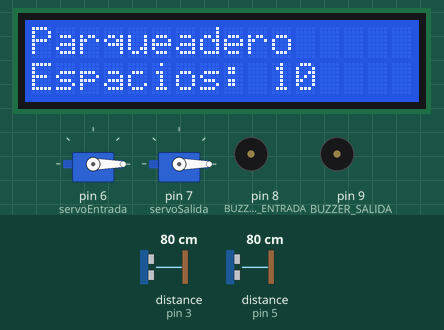
This sketch was run on a simulated Arduino Uno, built with avr-gcc and run on an emulated ATmega328P. Parts: 16×2 character LCD, 2 × servo, buzzer (waves = sounding, pin HIGH). Wiring (inferred from the names in the program): 2 × ultrasonic range finder: trigger pin 2, echo pin 3 / trigger pin 4, echo pin 5. Inputs (shaded band) come from the test bench; at power-on: distance to the obstacle (sensors on pin 5, pin 3) 80 cm. The echo pulse lasts 58.3 µs per cm; pins used as bus, display or sensor lines are not drawn.

Above: at 1.2 s.
1.3 s: distance to the obstacle (sensor on pin 5) set to 7 cm
2.8 s: distance to the obstacle (sensor on pin 5) set to 4 cm
At 4.0 s:
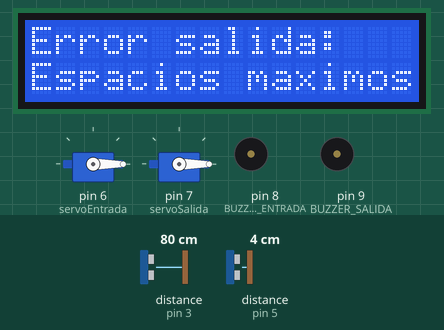
5.8 s: distance to the obstacle (sensor on pin 3) set to 7 cm
8.4 s: distance to the obstacle (sensor on pin 3) set to 4 cm
At 10.8 s:
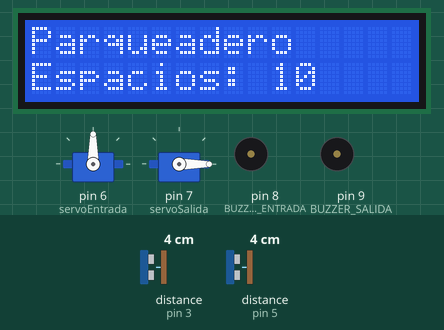
13.9 s: distance to the obstacle (sensor on pin 3) set to 9 cm
At 16.4 s:
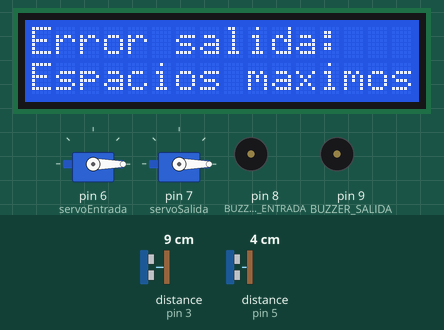
16.9 s: distance to the obstacle (sensor on pin 3) set to 2 cm
At 18.4 s:
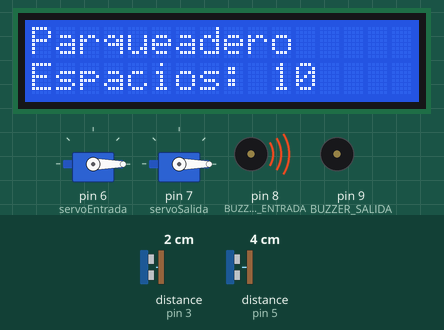
Timing chart, 0 to 20.1 s (numbered marks = the images above; inputs shaded):
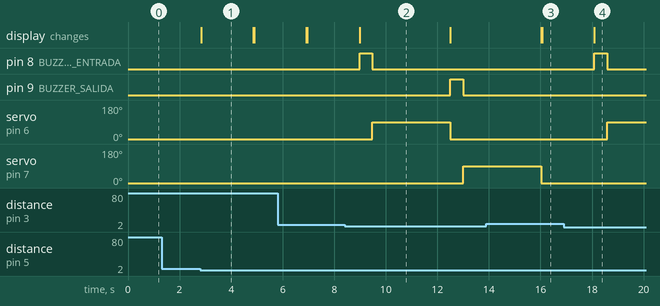

Measured:
- the behaviour switches between 6 and 5 cm on distance to the obstacle (sensor on pin 5) (found by bisection; images 0 and 1)
- the behaviour switches between 6 and 5 cm on distance to the obstacle (sensor on pin 3) (found by bisection; images 1 and 2)
- after the input at 1.3 s, every drawn part: stays the same
- after the input at 2.8 s, the display: changes at once (image 1)
- after the input at 8.4 s, pin 8 (BUZZER_ENTRADA): LOW → HIGH after 0.58 s, → LOW 0.50 s later; pin 9 (BUZZER_SALIDA): LOW → HIGH after 4.1 s, → LOW 0.50 s later; servo on pin 6 (servoEntrada): 0° → 90° after 1.1 s, → 0° 3.0 s later; servo on pin 7 (servoSalida): 0° → 90° after 4.6 s
- after the input at 13.9 s, pin 8 (BUZZER_ENTRADA): stays LOW (without the input it goes to HIGH after 2.1 s); servo on pin 6 (servoEntrada): stays 0° (without the input it goes to 90° after 2.6 s); the display: first differs from a run without the input after 2.2 s (image 3)
- after the input at 16.9 s, pin 8 (BUZZER_ENTRADA): LOW → HIGH after 1.2 s, → LOW 0.50 s later; servo on pin 6 (servoEntrada): 0° → 90° after 1.7 s
- what the display in image 1 shows lasts 2.1 s, from 2.8 s to 4.9 s

The sketch:

Parqueadero_sencillo_con_max_con_buzzer.ino
```cpp
#include <Servo.h>
#include <Wire.h>
#include <LiquidCrystal_I2C.h>

// Configuración de pines y componentes
#define TRIG1 2 // Sensor HC-SR04 entrada (TRIG)
#define ECHO1 3 // Sensor HC-SR04 entrada (ECHO)
#define TRIG2 4 // Sensor HC-SR04 salida (TRIG)
#define ECHO2 5 // Sensor HC-SR04 salida (ECHO)
#define BUZZER_ENTRADA 8 // Pin del buzzer para entrada
#define BUZZER_SALIDA 9  // Pin del buzzer para salida
#define DISTANCIA_UMBRAL 5 // Umbral para detectar coches en cm

Servo servoEntrada;
Servo servoSalida;
LiquidCrystal_I2C lcd(0x27, 16, 2);

int espaciosTotales = 10;
int espaciosDisponibles = 10;

void setup() {
  // Configuración de pantalla y sensores
  lcd.begin(16, 2);
  lcd.backlight();
  lcd.setCursor(0, 0);
  lcd.print("Parqueadero");
  lcd.setCursor(0, 1);
  lcd.print("Espacios: ");
  lcd.print(espaciosDisponibles);

  pinMode(TRIG1, OUTPUT);
  pinMode(ECHO1, INPUT);
  pinMode(TRIG2, OUTPUT);
  pinMode(ECHO2, INPUT);

  // Configuración de servos
  servoEntrada.attach(6);
  servoSalida.attach(7);
  servoEntrada.write(0); // Barrera abajo
  servoSalida.write(0);  // Barrera abajo

  // Configuración de buzzers
  pinMode(BUZZER_ENTRADA, OUTPUT);
  pinMode(BUZZER_SALIDA, OUTPUT);
}

void loop() {
  // Detección entrada
  if (detectarCoche(TRIG1, ECHO1) && espaciosDisponibles > 0) {
    activarBuzzer(BUZZER_ENTRADA); // Activar buzzer de entrada
    servoEntrada.write(90); // Levanta la barrera
    delay(3000); // Espera
    servoEntrada.write(0); // Baja la barrera
    espaciosDisponibles--;
    actualizarPantalla();
  }

  // Detección salida (solo si no hay más de 10 espacios vacíos)
  if (detectarCoche(TRIG2, ECHO2)) {
    if (espaciosDisponibles < espaciosTotales) {
      activarBuzzer(BUZZER_SALIDA); // Activar buzzer de salida
      servoSalida.write(90); // Levanta la barrera
      delay(3000); // Espera
      servoSalida.write(0); // Baja la barrera
      espaciosDisponibles++;
      actualizarPantalla();
    } else {
      mostrarErrorSalida();
    }
  }
}

bool detectarCoche(int trigPin, int echoPin) {
  digitalWrite(trigPin, LOW);
  delayMicroseconds(2);
  digitalWrite(trigPin, HIGH);
  delayMicroseconds(10);
  digitalWrite(trigPin, LOW);
  long duracion = pulseIn(echoPin, HIGH);
  int distancia = duracion * 0.034 / 2;
  return (distancia > 0 && distancia < DISTANCIA_UMBRAL);
}

void actualizarPantalla() {
  lcd.clear();
  lcd.setCursor(0, 0);
  lcd.print("Parqueadero");
  lcd.setCursor(0, 1);
  if (espaciosDisponibles > 0) {
    lcd.print("Espacios: ");
    lcd.print(espaciosDisponibles);
  } else {
    lcd.print("Lo siento:");
    lcd.setCursor(0, 1);
    lcd.print("No hay lugares");
  }
}

void activarBuzzer(int pinBuzzer) {
  digitalWrite(pinBuzzer, HIGH); // Encender buzzer
  delay(500);                   // Esperar 500 ms
  digitalWrite(pinBuzzer, LOW); // Apagar buzzer
}

void mostrarErrorSalida() {
  lcd.clear();
  lcd.setCursor(0, 0);
  lcd.print("Error salida:");
  lcd.setCursor(0, 1);
  lcd.print("Espacios maximos");
  delay(2000); // Mostrar el mensaje durante 2 segundos
  actualizarPantalla();
}
```
